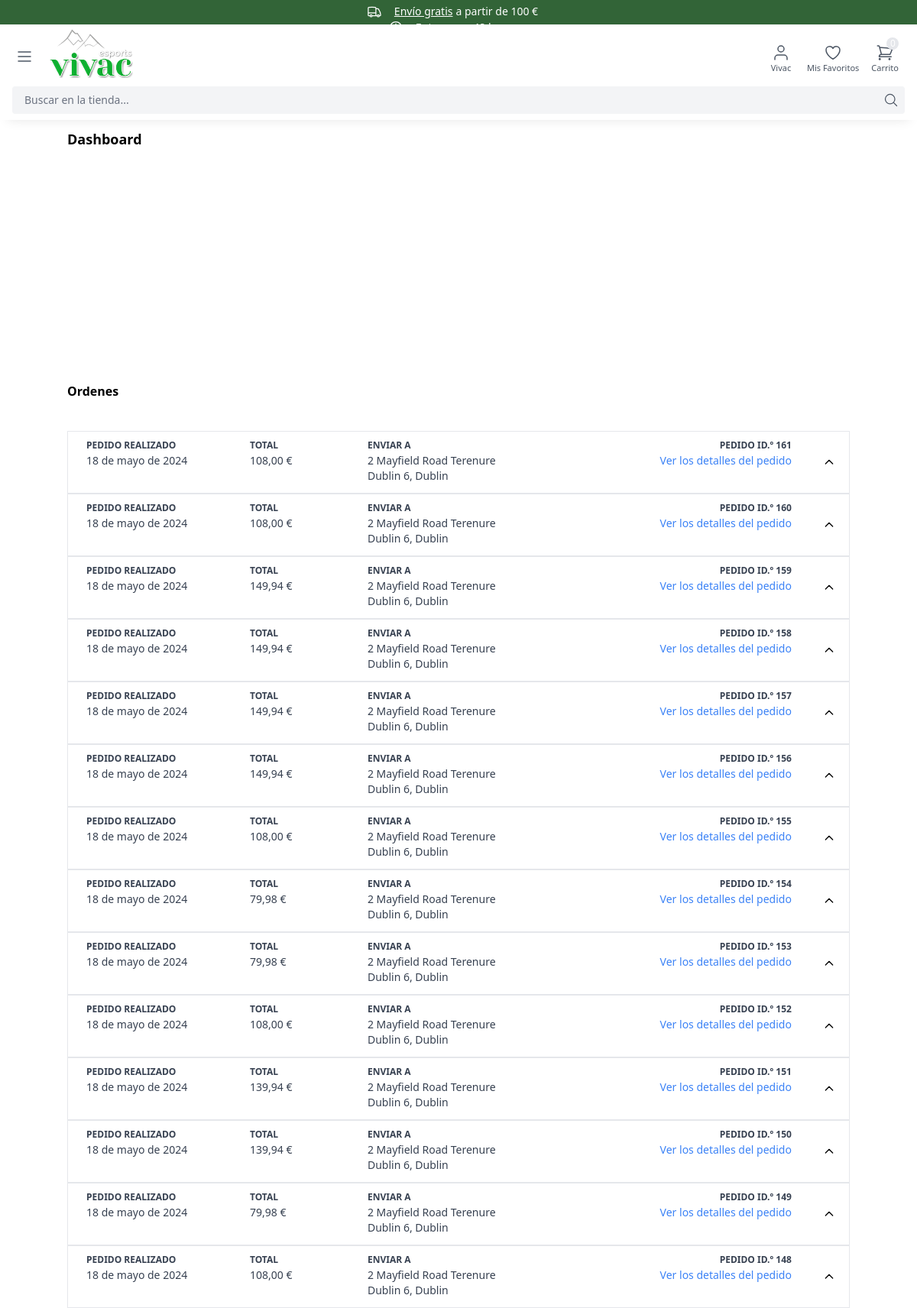
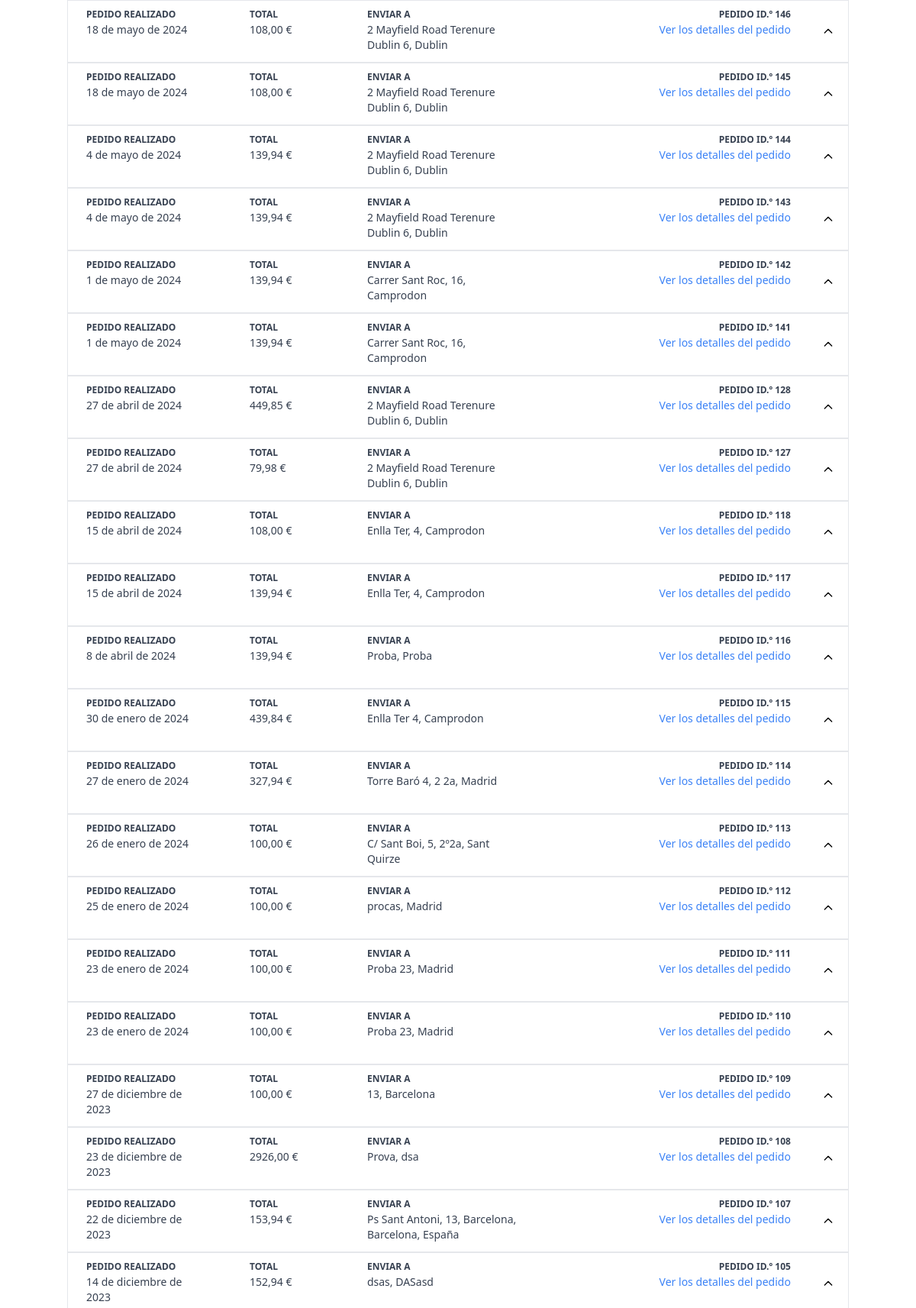
The page /dashboard/ (signed in, upper part) on the database its author committed (2 pictures, top to bottom).
### order/models.py (models this page shows, shortened)
class Order(models.Model):
    SHIPPED = 'shipped'
    ORDERED = 'ordered'
    STATUS_CHOICES = (
        (ORDERED, 'Ordered'),
        (SHIPPED, 'Shipped')
    )
    PAYMENT_CHOICES = (
        ('pending', 'Pending'),
        ('succeeded', 'Succeeded'),
    )
    estado_pago = models.CharField(max_length=20, choices=PAYMENT_CHOICES, default='succeeded')
    user = models.ForeignKey(User, related_name='orders',blank=True, null=True , on_delete=models.CASCADE)
    customer = models.CharField(max_length=255, blank=True, null=True)
    payment_intent = models.CharField(max_length=255, blank=True, null=True)
    first_name = models.CharField(max_length=255)
    last_name = models.CharField(max_length=255)
    email = models.EmailField(max_length=255)
    address = models.CharField(max_length=255)
    zipcode = models.CharField(max_length=255)
    city = models.CharField(max_length=255)
    provincia = models.CharField(max_length=255)
    phone = models.CharField(max_length=255)
    detalles_envio = models.TextField( blank=True, null=True)
    created_at = models.DateTimeField(auto_now_add=True)
    paid = models.BooleanField(default=False)
    paid_amount = models.FloatField(blank=True, null=True)
    envio = models.FloatField(blank=True, null=True)
    status = models.CharField(max_length=20, choices=STATUS_CHOICES, default=ORDERED)
    class Meta:
        ordering = ('-created_at',)

### dashboard/views.py (the view)
# urls.py: path('', dashboard, name='dashboard'),
@user_passes_test(superuser_required, login_url='/admin/login/')
def dashboard(request):
    orders = Order.objects.all()
    context = {
        'orders': orders,
    }
    return render(request, 'dashboard/dashboard.html', context)

### cart/cart.py (called while the page is built)
    def __len__(self):
        return sum(item['quantity'] for item in self.cart.values())

### cart/content_processors.py (called while the page is built)
def cart(request):
    return {'cart': Cart(request)}

### cart/templatetags/replacement.py (called while the page is built)
@register.filter
def replace_1(value):
    return value.replace("|","/")

@register.filter
def resta(value, arg):
    value = float(value)
    return value - arg

@register.filter
def date1(value):
    value = datetime.strptime(str(value).split(" ")[0], '%Y-%m-%d').date()
    return value

### dashboard/views.py (called while the page is built)
def superuser_required(user):
    return user.is_superuser

### product/models.py (called while the page is built)
    def image(self):
        img = Image.objects.get(id = self.image_id)
        if img.id is not None:
            return img.image.url
        else:
            return 'https://via.placeholder.com/240x240.jpg'

### dashboard/templates/dashboard/dashboard.html (shortened to what this page needs)
{% extends 'core/base.html' %}
{% load replacement %}
{% load static %}
{% load i18n %}
{% block content%}
<div class="max-w-screen-md lg:max-w-screen-lg xl:max-w-screen-xl mx-auto max-[1300px]:-mt-6 -mt-2 px-4 lg:px-0">
    <div class="mt-5 xl:mx-0 md:flex mb-1 text-lg font-semibold px-4 lg:px-0">{% trans 'Dashboard' %}</div>
    <div class="h-[300px]"></div>
    <div class="mb-10 font-semibold">Ordenes</div>
    {% for order in orders %}
        <div onclick="open_order('{{order.id}}')" class="font-semibold border flex w-full text-sm cursor-pointer">
            <div class="w-[95%] min-h-[80px] p-2 flex text-[12px] font-semibold text-gray-700">
                <div class="w-[80%] flex justify-between ml-4">
                    <div class="h-full w-[140px]">
                        <div>{% trans 'PEDIDO REALIZADO' %}</div>
                        <div class="text-sm font-normal">{{order.created_at |date1}}</div>
                    </div>
                    <div class="h-full w-[80px]">
                        <div>{% trans 'TOTAL' %}</div>
                        <div class="text-sm font-normal">{{order.paid_amount| floatformat:2}} €</div>
                    </div>
                    <div class="h-full w-[200px]">
                        <div>{% trans 'ENVIAR A' %}</div>
                        <div class="text-sm font-normal">{{order.address}}, {{order.city}} </div>
                    </div>
                </div>
                <div class="w-[50%] text-right mr-4">
                    <div>{% trans 'PEDIDO' %} ID.º {{order.id}}</div>
                    <div class="text-sm font-normal text-blue-500">
                        <a href="{% url 'my_vista_producto' order.id %}">{% trans 'Ver los detalles del pedido' %}</a>
                    </div>
                </div>
            </div>
            <div class="w-[5%] flex space-x-2">
                <div class="m-auto">
                    <svg id="svg_icon-{{order.id}}" class="h-4 w-4 text-black"  fill="none" viewBox="0 0 24 24" stroke="currentColor">
                        <path stroke-linecap="round" stroke-linejoin="round" stroke-width="2" d="M5 15l7-7 7 7"/>
                    </svg>
                </div>
            </div>
        </div>
    {% endfor %}
</div>
{% endblock %}

### core/templates/core/partials/navbar_right.html (shortened to what this page needs)
{% load i18n %}
<div class="menu-right flex items-center space-x-4 text-gray-600 mt-5">
    <div class="dropdown-menu relative min-w-[36px]">
        {% if request.user.is_authenticated %}
        <a href="{% url 'my_account' %}" title="my_account" class="logouser flex justify-center items-center hover:text-black cursor-pointer z-[3] relative">
            <svg class="h-6 w-6"  viewBox="0 0 24 24"  fill="none"  stroke="currentColor"  stroke-width="1.5"  stroke-linecap="round"  stroke-linejoin="round">  <path d="M20 21v-2a4 4 0 0 0-4-4H8a4 4 0 0 0-4 4v2" />  <circle cx="12" cy="7" r="4" /></svg>
        </a>
        <span class="text-[11px] hidden md:flex justify-center cursor-pointer z-[3] relative">{{user.first_name}}</span>
        {% endif %}
    </div>
    <div class="relative hidden min-[350px]:block">
        <a href="{% url 'my_account' %}" title="favorites" class="flex justify-center items-center hover:text-black z-[3] relative">
        </a>
        <span class="text-[11px] hidden md:flex z-[3] relative">{% trans 'Mis Favoritos' %}</span>
    </div>
    <div class="relative dropdown-menu-cart-top">
        <div class="dropdown-menu-cart">
            <div class="relative"
            hx-get="{% url 'hx_minicart_icon_num' %}"
            hx-trigger="update-menu-cart from:body"
            hx-swap="innerHTML"
            >
                {% include 'cart/partials/minicart_icon_num.html' %}
            </div>
    </div>
</div>

### core/templates/core/base.html (style rules this page uses)
body { position: relative }

### core/templates/core/partials/styles.html (style rules this page uses)
* { -webkit-tap-highlight-color: rgba(255, 255, 255, 0) !important; outline: none !important; }

### rows shown on the page
Order: created_at "18 de mayo de 2024", paid_amount "108,00", address "2 Mayfield Road Terenure Dublin 6", city "Dublin", id "161"
Order: created_at "18 de mayo de 2024", paid_amount "108,00", address "2 Mayfield Road Terenure Dublin 6", city "Dublin", id "160"
Order: created_at "18 de mayo de 2024", paid_amount "149,94", address "2 Mayfield Road Terenure Dublin 6", city "Dublin", id "159"
Order: created_at "18 de mayo de 2024", paid_amount "149,94", address "2 Mayfield Road Terenure Dublin 6", city "Dublin", id "158"
Order: created_at "18 de mayo de 2024", paid_amount "149,94", address "2 Mayfield Road Terenure Dublin 6", city "Dublin", id "157"
Order: created_at "18 de mayo de 2024", paid_amount "149,94", address "2 Mayfield Road Terenure Dublin 6", city "Dublin", id "156"
Order: created_at "18 de mayo de 2024", paid_amount "108,00", address "2 Mayfield Road Terenure Dublin 6", city "Dublin", id "155"
Order: created_at "18 de mayo de 2024", paid_amount "79,98", address "2 Mayfield Road Terenure Dublin 6", city "Dublin", id "154"
Order: created_at "18 de mayo de 2024", paid_amount "79,98", address "2 Mayfield Road Terenure Dublin 6", city "Dublin", id "153"
Order: created_at "18 de mayo de 2024", paid_amount "108,00", address "2 Mayfield Road Terenure Dublin 6", city "Dublin", id "152"
Order: created_at "18 de mayo de 2024", paid_amount "139,94", address "2 Mayfield Road Terenure Dublin 6", city "Dublin", id "151"
Order: created_at "18 de mayo de 2024", paid_amount "139,94", address "2 Mayfield Road Terenure Dublin 6", city "Dublin", id "150"
Order: created_at "18 de mayo de 2024", paid_amount "79,98", address "2 Mayfield Road Terenure Dublin 6", city "Dublin", id "149"
Order: created_at "18 de mayo de 2024", paid_amount "108,00", address "2 Mayfield Road Terenure Dublin 6", city "Dublin", id "148"
Order: created_at "18 de mayo de 2024", paid_amount "108,00", address "2 Mayfield Road Terenure Dublin 6", city "Dublin", id "146"
Order: created_at "18 de mayo de 2024", paid_amount "108,00", address "2 Mayfield Road Terenure Dublin 6", city "Dublin", id "145"
Order: created_at "4 de mayo de 2024", paid_amount "139,94", address "2 Mayfield Road Terenure Dublin 6", city "Dublin", id "144"
Order: created_at "4 de mayo de 2024", paid_amount "139,94", address "2 Mayfield Road Terenure Dublin 6", city "Dublin", id "143"
Order: created_at "1 de mayo de 2024", paid_amount "139,94", address "Carrer Sant Roc, 16", city "Camprodon", id "142"
Order: created_at "1 de mayo de 2024", paid_amount "139,94", address "Carrer Sant Roc, 16", city "Camprodon", id "141"
Order: created_at "27 de abril de 2024", paid_amount "449,85", address "2 Mayfield Road Terenure Dublin 6", city "Dublin", id "128"
Order: created_at "27 de abril de 2024", paid_amount "79,98", address "2 Mayfield Road Terenure Dublin 6", city "Dublin", id "127"
Order: created_at "15 de abril de 2024", paid_amount "108,00", address "Enlla Ter, 4", city "Camprodon", id "118"
Order: created_at "15 de abril de 2024", paid_amount "139,94", address "Enlla Ter, 4", city "Camprodon", id "117"
Order: created_at "8 de abril de 2024", paid_amount "139,94", address "Proba", city "Proba", id "116"
Order: created_at "30 de enero de 2024", paid_amount "439,84", address "Enlla Ter 4", city "Camprodon", id "115"
Order: created_at "27 de enero de 2024", paid_amount "327,94", address "Torre Baró 4, 2 2a", city "Madrid", id "114"
Order: created_at "26 de enero de 2024", paid_amount "100,00", address "C/ Sant Boi, 5, 2º2a", city "Sant Quirze", id "113"
Order: created_at "25 de enero de 2024", paid_amount "100,00", address "procas", city "Madrid", id "112"
Order: created_at "23 de enero de 2024", paid_amount "100,00", address "Proba 23", city "Madrid", id "111"
Order: created_at "23 de enero de 2024", paid_amount "100,00", address "Proba 23", city "Madrid", id "110"
Order: created_at "27 de diciembre de 2023", paid_amount "100,00", address "13", city "Barcelona", id "109"
Order: created_at "23 de diciembre de 2023", paid_amount "2926,00", address "Prova", city "dsa", id "108"
Order: created_at "22 de diciembre de 2023", paid_amount "153,94", address "Ps Sant Antoni, 13", city "Barcelona, Barcelona, España", id "107"
Order: created_at "14 de diciembre de 2023", paid_amount "152,94", address "dsas", city "DASasd", id "105"

### other values the page prints
{{ user.first_name }} "Vivac"
